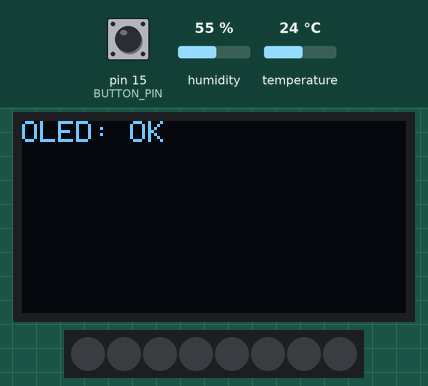
The sketch below on a simulated Arduino Uno, built with avr-gcc and run on an emulated ATmega328P. Shown: 128×64 one-colour display, 8 RGB LEDs in strip order, left to right. The inputs (shaded band) are chosen by the test bench; at power-on: pin 15 (BUTTON_PIN) HIGH, humidity 55 %, temperature 24 °C. Dim RGB values are drawn brighter than linear; what the sketch prints to the serial monitor is not drawn.

Above: at 0.1 s.
1.8 s: pin 15 (BUTTON_PIN) pulled LOW for 0.15 s
At 1.84 s:
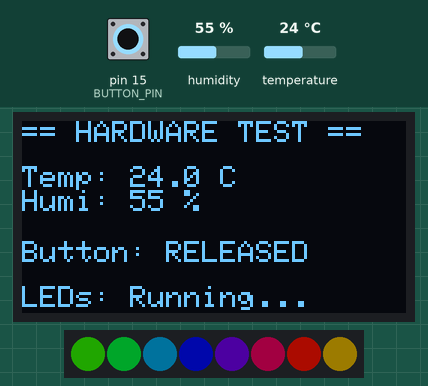
3.5 s: pin 15 (BUTTON_PIN) pulled LOW for 3.2 s
At 4.69 s:
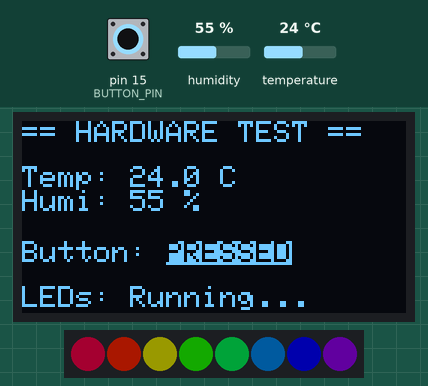
8.2 s: humidity set to 22 %
At 10.94 s:
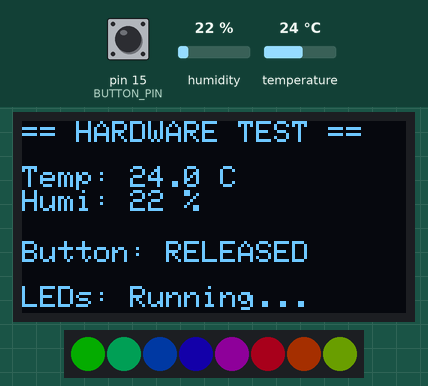
14.3 s: temperature set to 12 °C
16.6 s: humidity set to 40 %
18.7 s: temperature set to 19 °C
At 21.33 s:
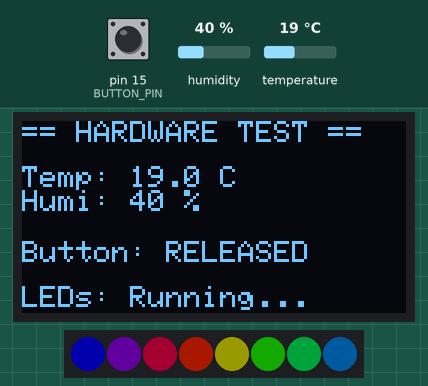
Timing chart, 0 to 21.8 s (numbered marks = the images above; inputs shaded):
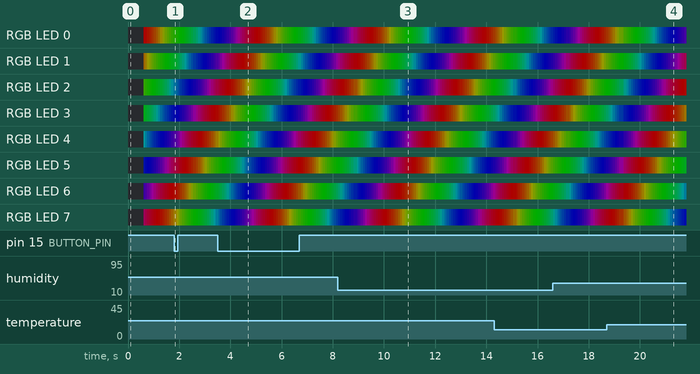

Measured:
- after the input at 3.5 s, the display: first changes after 0.05 s (image 2 shows a later state)

The sketch:

teacherTest.ino
```cpp
/*
 * 教室物聯網 - 老師端硬體測試程式
 * 功能: 測試 OLED, DHT11, WS2812, 按鈕 是否接線正確
 * * 接線複習:
 * OLED: SDA -> 21, SCL -> 22
 * DHT11: Data -> 4
 * WS2812: Data -> 13
 * 按鈕: 一端接 15, 另一端接 GND
 */

#include <Wire.h>
#include <Adafruit_GFX.h>
#include <Adafruit_SSD1306.h>
#include <DHT.h>
#include <Adafruit_NeoPixel.h>

// --- 腳位設定 (與之前相同) ---
#define DHTPIN 4
#define DHTTYPE DHT11
#define BUTTON_PIN 15
#define LED_PIN 13
#define NUMPIXELS 8
#define SCREEN_WIDTH 128
#define SCREEN_HEIGHT 64

// --- 物件初始化 ---
DHT dht(DHTPIN, DHTTYPE);
Adafruit_SSD1306 display(SCREEN_WIDTH, SCREEN_HEIGHT, &Wire, -1);
Adafruit_NeoPixel pixels(NUMPIXELS, LED_PIN, NEO_GRB + NEO_KHZ800);

void setup() {
  Serial.begin(115200);
  Serial.println("\n--- Hardware Test Start ---");

  // 1. 初始化 OLED
  if(!display.begin(SSD1306_SWITCHCAPVCC, 0x3C)) {
    Serial.println(F("Error: SSD1306 OLED not found!"));
    // 如果 OLED 失敗，會卡在這裡，請檢查 VCC/GND/SDA/SCL
    for(;;);
  }
  display.clearDisplay();
  display.setTextSize(1);
  display.setTextColor(SSD1306_WHITE);
  display.setCursor(0,0);
  display.println("OLED: OK");
  display.display();
  Serial.println("OLED initialized");
  delay(500);

  // 2. 初始化 DHT11
  dht.begin();
  Serial.println("DHT11 initialized");

  // 3. 初始化 WS2812
  pixels.begin();
  pixels.setBrightness(50); // 亮度設低一點避免電流過大
  pixels.show(); // 初始化全暗
  Serial.println("WS2812 initialized");

  // 4. 初始化按鈕
  pinMode(BUTTON_PIN, INPUT_PULLUP);
  Serial.println("Button initialized");
}

void loop() {
  // --- 測試 1: 讀取按鈕 ---
  int btnState = digitalRead(BUTTON_PIN);
  String btnText = (btnState == LOW) ? "PRESSED" : "RELEASED";

  // 按下按鈕時，Serial 印出訊息
  if (btnState == LOW) {
    Serial.println("Button is PRESSED!");
  }

  // --- 測試 2: 讀取溫濕度 ---
  float h = dht.readHumidity();
  float t = dht.readTemperature();

  // 檢查讀取是否失敗
  String tempText = "---";
  String humText = "---";
  if (isnan(h) || isnan(t)) {
    Serial.println("Failed to read from DHT sensor!");
  } else {
    tempText = String(t, 1);
    humText = String(h, 0);
    // Serial.printf("Temp: %.1f C, Hum: %.1f %%\n", t, h);
  }

  // --- 測試 3: WS2812 跑馬燈效果 ---
  // 根據時間產生顏色流動
  static uint16_t j = 0;
  for(int i=0; i<NUMPIXELS; i++) {
    // 簡單的彩虹邏輯
    pixels.setPixelColor(i, Wheel(((i * 256 / NUMPIXELS) + j) & 255));
  }
  pixels.show();
  j+=5; // 增加顏色變換速度
  if (j >= 256 * 5) j = 0;

  // --- 測試 4: 更新 OLED 顯示 ---
  display.clearDisplay();

  // 標題
  display.setTextSize(1);
  display.setCursor(0,0);
  display.println("== HARDWARE TEST ==");

  // 溫濕度
  display.setCursor(0, 15);
  display.print("Temp: "); display.print(tempText); display.println(" C");
  display.print("Humi: "); display.print(humText); display.println(" %");

  // 按鈕狀態
  display.setCursor(0, 40);
  display.print("Button: ");
  if (btnState == LOW) {
    display.setTextColor(SSD1306_BLACK, SSD1306_WHITE); // 反白顯示
    display.println(btnText);
    display.setTextColor(SSD1306_WHITE);
  } else {
    display.println(btnText);
  }

  // 燈號狀態提示
  display.setCursor(0, 55);
  display.print("LEDs: Running...");

  display.display();

  // 稍微延遲避免刷新太快看不清楚 Serial
  delay(50);
}

// WS2812 彩虹顏色產生函式
uint32_t Wheel(byte WheelPos) {
  WheelPos = 255 - WheelPos;
  if(WheelPos < 85) {
    return pixels.Color(255 - WheelPos * 3, 0, WheelPos * 3);
  }
  if(WheelPos < 170) {
    WheelPos -= 85;
    return pixels.Color(0, WheelPos * 3, 255 - WheelPos * 3);
  }
  WheelPos -= 170;
  return pixels.Color(WheelPos * 3, 255 - WheelPos * 3, 0);
}
```
